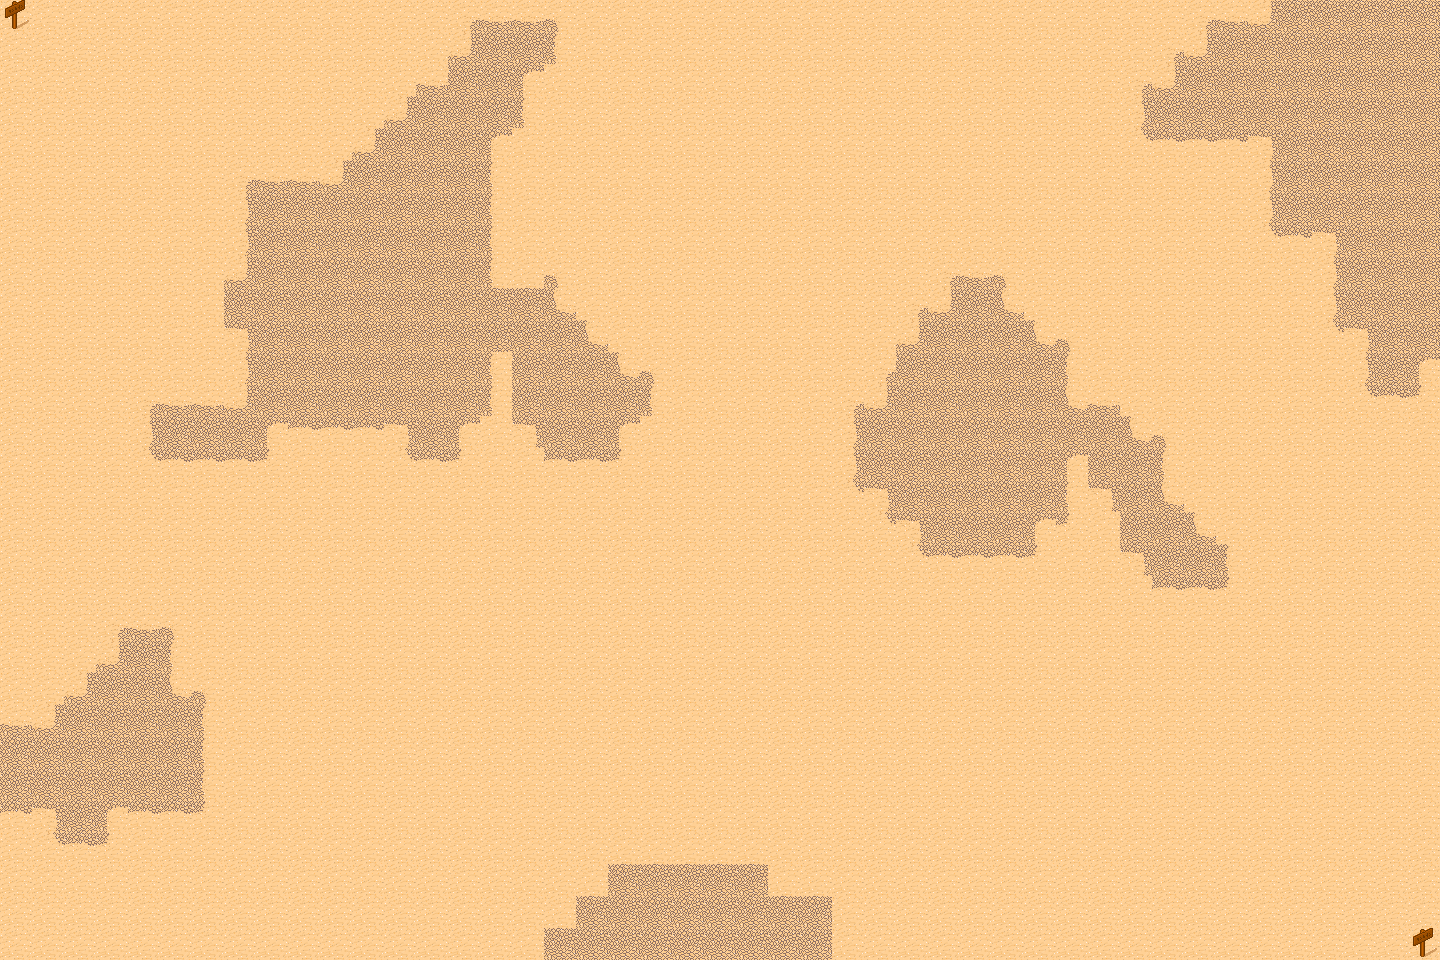

Rendered tile map (Tiled .tmx) drawn with the repository's tilesets; below, a short description and the full map source, tile grids included:
An orthogonal 45x30 tile map with 32x32 px tiles, 1 tile layer (Tile Layer 1).

<map version="1.2" tiledversion="1.2.4" orientation="orthogonal" renderorder="right-down" width="45" height="30" tilewidth="32" tileheight="32" infinite="0" nextlayerid="2" nextobjectid="1">
 <tileset firstgid="1" source="desert_tiles.tsx" />
 <layer id="1" name="Tile Layer 1" width="45" height="30">
  <data encoding="csv">
46,30,30,30,30,30,30,30,30,30,30,30,30,30,6,7,7,8,30,30,30,30,30,30,30,30,30,30,30,30,30,30,30,30,30,30,30,6,7,13,15,15,15,15,15,
30,30,30,30,30,30,30,30,30,30,30,30,30,30,13,15,15,16,30,30,30,30,30,30,30,30,30,30,30,30,30,30,30,30,30,30,6,13,15,15,15,15,15,15,15,
30,30,30,30,30,30,30,30,30,30,30,30,30,7,15,15,4,30,30,30,30,30,30,30,30,30,30,30,30,30,30,30,30,30,30,6,13,15,15,15,15,15,15,15,15,
30,30,30,30,30,30,30,30,30,30,30,30,13,15,15,15,16,30,30,30,30,30,30,30,30,30,30,30,30,30,30,30,30,30,30,14,15,15,15,15,15,15,15,15,15,
30,30,30,30,30,30,30,30,30,30,30,13,15,15,15,4,30,30,30,30,30,30,30,30,30,30,30,30,30,30,30,30,30,30,30,22,23,23,23,5,15,15,15,15,15,
30,30,30,30,30,30,30,6,7,7,13,15,15,15,15,16,30,30,30,30,30,30,30,30,30,30,30,30,30,30,30,30,30,30,30,30,30,30,30,14,15,15,15,15,15,
30,30,30,30,30,30,30,14,15,15,15,15,15,15,15,16,30,30,30,30,30,30,30,30,30,30,30,30,30,30,30,30,30,30,30,30,30,30,30,14,15,15,15,15,15,
30,30,30,30,30,30,30,14,15,15,15,15,15,15,15,16,30,30,30,30,30,30,30,30,30,30,30,30,30,30,30,30,30,30,30,30,30,30,30,22,23,5,15,15,15,
30,30,30,30,30,30,30,13,15,15,15,15,15,15,15,16,30,8,30,30,30,30,30,30,30,30,30,30,30,6,7,8,30,30,30,30,30,30,30,30,30,14,15,15,15,
30,30,30,30,30,30,30,15,15,15,15,15,15,15,15,15,15,12,30,30,30,30,30,30,30,30,30,30,6,13,15,12,30,30,30,30,30,30,30,30,30,14,15,15,15,
30,30,30,30,30,30,30,5,15,15,15,15,15,15,15,15,15,15,12,30,30,30,30,30,30,30,30,30,13,15,15,15,12,8,30,30,30,30,30,30,30,22,5,15,15,
30,30,30,30,30,30,30,14,15,15,15,15,15,15,15,16,15,15,15,12,8,30,30,30,30,30,30,6,15,15,15,15,15,16,30,30,30,30,30,30,30,30,14,15,4,
30,30,30,30,6,7,7,13,15,15,15,15,15,15,15,16,15,15,15,15,16,30,30,30,30,30,6,13,15,15,15,15,15,12,7,30,30,30,30,30,30,30,22,23,24,
30,30,30,30,14,15,15,15,4,23,23,23,5,15,4,30,5,15,15,4,30,30,30,30,30,30,14,15,15,15,15,15,15,15,15,12,8,30,30,30,30,30,30,30,30,
30,30,30,30,22,23,23,23,24,30,30,30,22,23,24,30,30,23,23,24,30,30,30,30,30,30,14,15,15,15,15,15,15,4,15,15,16,30,30,30,30,30,30,30,30,
30,30,30,30,30,30,30,30,30,30,30,30,30,30,30,30,30,30,30,30,30,30,30,30,30,30,22,5,15,15,15,15,15,16,5,15,12,30,30,30,30,30,30,30,30,
30,30,30,30,30,30,30,30,30,30,30,30,30,30,30,30,30,30,30,30,30,30,30,30,30,30,30,22,5,15,15,15,4,24,30,15,15,12,30,30,30,30,30,30,30,
30,30,30,30,30,30,30,30,30,30,30,30,30,30,30,30,30,30,30,30,30,30,30,30,30,30,30,30,22,23,23,23,24,30,30,5,15,15,16,30,30,30,30,30,30,
30,30,30,30,30,30,30,30,30,30,30,30,30,30,30,30,30,30,30,30,30,30,30,30,30,30,30,30,30,30,30,30,30,30,30,30,23,23,24,30,30,30,30,30,30,
30,30,30,6,7,8,30,30,30,30,30,30,30,30,30,30,30,30,30,30,30,30,30,30,30,30,30,30,30,30,30,30,30,30,30,30,30,30,30,30,30,30,30,30,30,
30,30,30,13,15,16,30,30,30,30,30,30,30,30,30,30,30,30,30,30,30,30,30,30,30,30,30,30,30,30,30,30,30,30,30,30,30,30,30,30,30,30,30,30,30,
30,30,13,15,15,12,8,30,30,30,30,30,30,30,30,30,30,30,30,30,30,30,30,30,30,30,30,30,30,30,30,30,30,30,30,30,30,30,30,30,30,30,30,30,30,
7,13,15,15,15,15,16,30,30,30,30,30,30,30,30,30,30,30,30,30,30,30,30,30,30,30,30,30,30,30,30,30,30,30,30,30,30,30,30,30,30,30,30,30,30,
15,15,15,15,15,15,16,30,30,30,30,30,30,30,30,30,30,30,30,30,30,30,30,30,30,30,30,30,30,30,30,30,30,30,30,30,30,30,30,30,30,30,30,30,30,
15,15,15,15,15,15,16,30,30,30,30,30,30,30,30,30,30,30,30,30,30,30,30,30,30,30,30,30,30,30,30,30,30,30,30,30,30,30,30,30,30,30,30,30,30,
23,5,15,4,23,23,24,30,30,30,30,30,30,30,30,30,30,30,30,30,30,30,30,30,30,30,30,30,30,30,30,30,30,30,30,30,30,30,30,30,30,30,30,30,30,
30,22,23,24,30,30,30,30,30,30,30,30,30,30,30,30,30,30,30,30,30,30,30,30,30,30,30,30,30,30,30,30,30,30,30,30,30,30,30,30,30,30,30,30,30,
30,30,30,30,30,30,30,30,30,30,30,30,30,30,30,30,30,30,30,15,15,15,15,15,30,30,30,30,30,30,30,30,30,30,30,30,30,30,30,30,30,30,30,30,30,
30,30,30,30,30,30,30,30,30,30,30,30,30,30,30,30,30,30,15,15,15,15,15,15,15,15,30,30,30,30,30,30,30,30,30,30,30,30,30,30,30,30,30,30,30,
30,30,30,30,30,30,30,30,30,30,30,30,30,30,30,30,30,15,15,15,15,15,15,15,15,15,30,30,30,30,30,30,30,30,30,30,30,30,30,30,30,30,30,30,46
</data>
 </layer>
</map>
